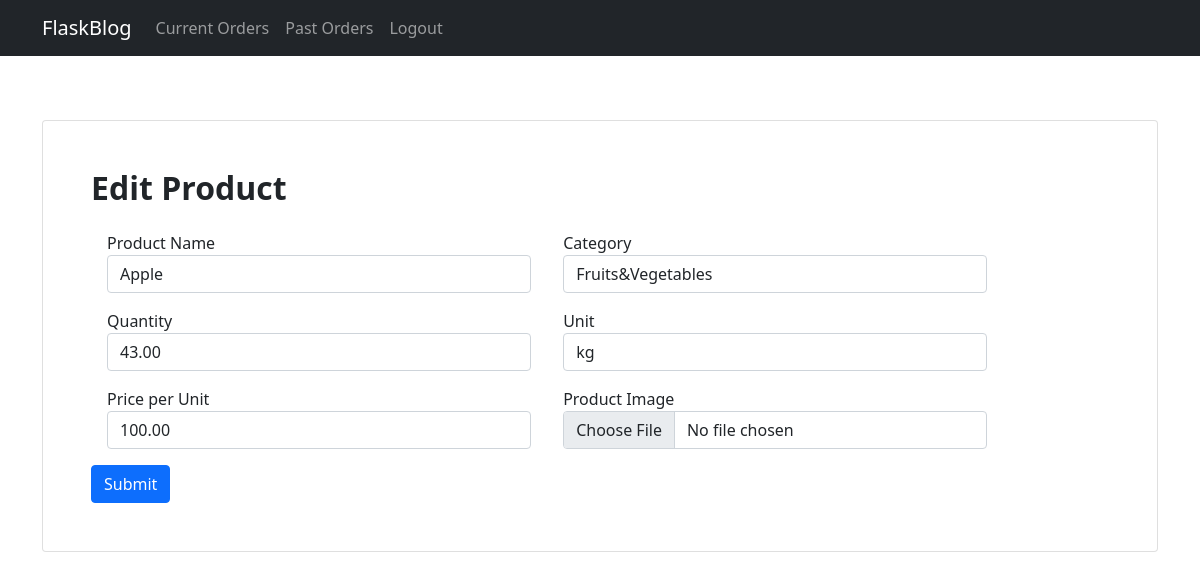
Page /product/1/edit (signed in) on the committed database.
### application/models.py (models this page shows)
class Products(db.Model):
    __tablename__ = 'products'
    id = db.Column(db.Integer, primary_key=True, autoincrement=True)
    name = db.Column(db.String(255), nullable=False)
    vendor = db.Column(db.Integer, db.ForeignKey('vendors.id'), nullable=False)
    image = db.Column(db.String(255), nullable=False)
    category = db.Column(db.String(255), nullable=False)
    price = db.Column(db.Numeric(10,2), nullable=False)
    qty = db.Column(db.Numeric(10,2), nullable=False)
    unit = db.Column(db.String(255), nullable=False)

### application/controllers.py (the view)
@app.route('/product/<int:id>/edit',methods=['GET','POST'])
@vendor_login_required
def edit_product(id):
    product = Products.query.filter_by(id=id).first()
    if product.vendor!= session['id']:
        flash('Unauthorized Access','danger')
        return redirect(url_for('login'))
    if request.method == 'POST':
        product.name = request.form['product_name']
        product.category = request.form['category']
        product.qty = request.form['qty']
        unit = request.form['unit']
        if unit == "None":
            product.unit = ' '
        else:
            product.unit = unit
        product.price = request.form['price']
        product.vendor = session['id']
        image = request.files.get('image')
        if image.filename:
            path = os.path.join(app.config['UPLOAD_FOLDER'], product.image)
            os.remove(path)
            image.save(path)
        db.session.commit()
        flash('Product Edited','success')
        return redirect(url_for('vendor_home'))
    else:
        return render_template('edit_product.html',product=product)

### application/controllers.py (called while the page is built)
def vendor_login_required(f):
    @wraps(f)
    def wrap(*args, **kwargs):
        if 'type' in session and session['type'] == 'Vendor' and 'status' in session:
            return f(*args, **kwargs)
        else:
            flash('Unauthorized Access','danger')
            return redirect(url_for('login'))
    return wrap

### templates/edit_product.html (shortened to what this page needs)
{% extends 'base_vendor.html' %}
{% block content %}
<div class="container py-5">
    <div class="card">
        <div class="card-body p-5">
            <h2 class="fw-bold mb-4">Edit Product</h2>
            <form method='POST' enctype="multipart/form-data">
                <div class="d-flex flex-row align-items-center flex-wrap">
                    <div class="col-md-5 mb-3 mx-3">
                        <label>Product Name</label>
                        <input type="text" class="form-control" placeholder="Product Name" name="product_name" value={{product.name}} required>
                    </div>
                    <div class="col-md-5 mb-3 mx-3">
                        <label>Category</label>
                        <select class="custom-select form-control" name="category" required>
                            {% if product.category == "Fruits&Vegetables"%}
                            <option value="Fruits&Vegetables" selected>Fruits&Vegetables</option>
                            {% elif product.category == "Diary Items"%}
                            <option value="Other">Other</option>
                            <option value="Fruits&Vegetables">Fruits&Vegetables</option>
                            <option value="Diary Items" selected>Diary Items</option>
                            {% else%}
                            <option value="Other" selected>Other</option>
                            <option value="Fruits&Vegetables">Fruits&Vegetables</option>
                            <option value="Diary Items">Diary Items</option>
                            {%endif%}
                        </select>
                    </div>
                </div>
                <div class="d-flex flex-row align-items-center flex-wrap">
                    <div class="col-md-5 mb-3 mx-3">
                        <label>Quantity</label>
                        <input type="number" step=0.01 min=0 class="form-control" placeholder="Quantity" name="qty" value={{product.qty}}  required>
                    </div>
                    <div class="col-md-5 mb-3 mx-3">
                        <label>Unit</label>
                        <select class="custom-select form-control" name="unit"required>
                            {%if product.unit=="kg"%}
                            <option value="kg" selected>kg</option>
                            {%elif product.unit=="g"%}
                            <option value="None">None</option>
                            <option value="kg">kg</option>
                            <option value="g" selected>g</option>
                            <option value="L">L</option>
                            {%elif product.unit=="L"%}
                            <option value="None">None</option>
                            <option value="kg">kg</option>
                            <option value="g">g</option>
                            <option value="L" selected>L</option>
                            {%else%}
                            <option value="None"selected>None</option>
                            <option value="kg">kg</option>
                            <option value="g">g</option>
                            <option value="L">L</option>
                            {%endif%}
                        </select>
                    </div>
                </div>
                <div class="d-flex flex-row align-items-center flex-wrap">
                    <div class="col-md-5 mb-3 mx-3">
                        <label>Price per Unit</label>
                        <input type="number" step=0.01 min=0 class="form-control" placeholder="Price" name="price" value={{product.price}}  required/>
                    </div>
                    <div class="col-md-5 mb-3 mx-3">
                        <label>Product Image</label>
                        <input type="file" class="form-control" placeholder="Product Image" name="image" accept="image/*"/>
                    </div>
                </div>
                <input class="btn btn-primary" type="submit"></input>
            </form>
        </div>
    </div>
</div>
{% endblock %}

### rows in the picture
Products: product_name "Apple", category "Fruits&Vegetables", qty "43.00", unit "kg", price "100.00"
